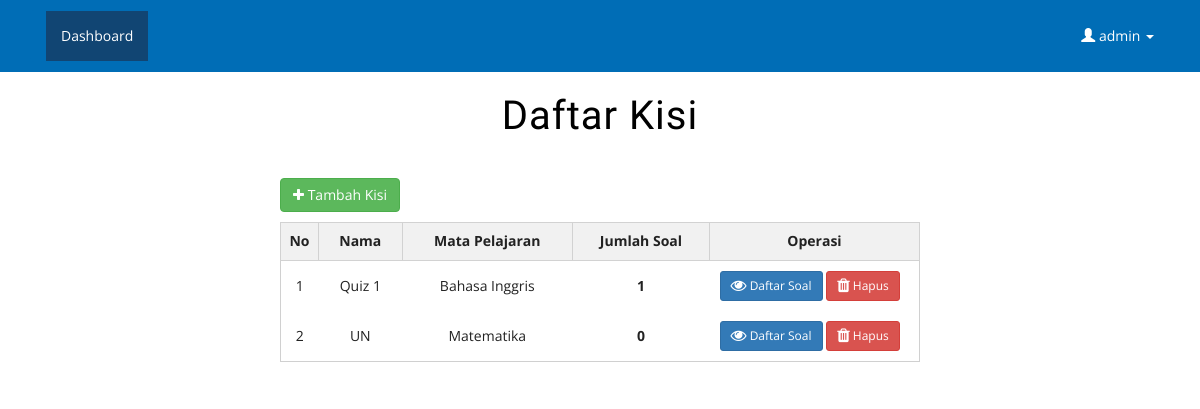
/daftarkisi.php (signed in), run on an earlier commit of the app's database.
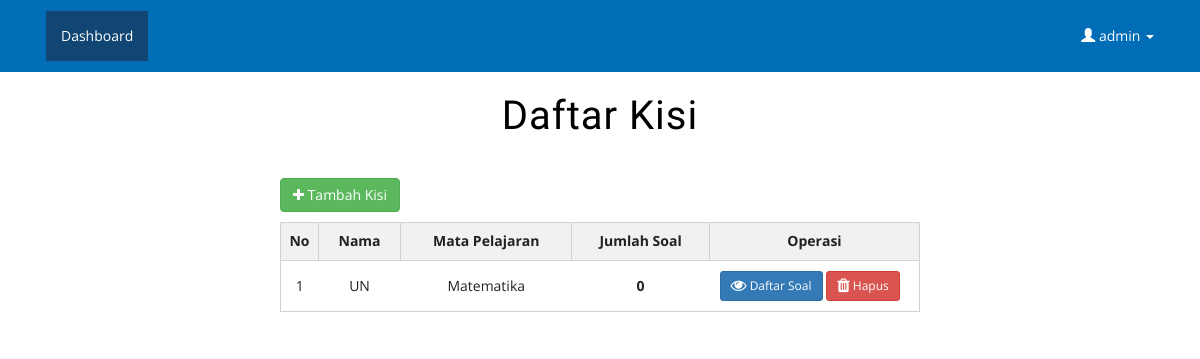
And on a later commit of the database.
### tables this page shows
CREATE TABLE IF NOT EXISTS `kisi` (
  `id_kisi` int(11) NOT NULL,
  `nama_kisi` varchar(300) NOT NULL,
  `id_mapel` int(11) NOT NULL,
  `total` int(11) NOT NULL
);

CREATE TABLE IF NOT EXISTS `mapel` (
  `id_mapel` int(11) NOT NULL,
  `nama` varchar(50) NOT NULL
);

### daftarkisi.php (the view, shortened to what this page needs)
<?php
	include 'common/header.php';
	$query_kisi = mysql_query("SELECT * FROM kisi");
	$no = 1;
?>
<head>
</head>
<body>
<div class="check-out">
	<div class="container">
		<div class="spec" style="margin-left: 250px; margin-right: 250px;">
			<h3>Daftar Kisi</h3>
			<table style="margin-bottom: 10px;">
				<tr>
					<td>
						<a class="btn btn-success" href="pilihmapel.php?tipe=kisi"><i class="fa fa-plus fa-md"></i> Tambah Kisi</a>
					</td>
				</tr>
			</table>
			<table class="table">
				<tr>
					<th class="t-head" width="10"><center>No</center></th>
					<th class="t-head"><center>Nama</center></th>
					<th class="t-head"><center>Mata Pelajaran</center></th>
					<th class="t-head"><center>Jumlah Soal</center></th>
					<th class="t-head" width="210"><center>Operasi</center></th>
		  		</tr>
		  		<?php if (mysql_num_rows($query_kisi)==0) { ?>
		  		<tr><td colspan="6" class="t-data">Tidak ada Mapel.</td></tr>
		  		<?php }else{
				  		while ($detail = mysql_fetch_array($query_kisi,MYSQL_ASSOC) ) {
				  			$id_mapel = $detail['id_mapel'];
				  			$query_mapel 	= mysql_query("SELECT * FROM mapel WHERE id_mapel='$id_mapel'");
				  			$data_mapel		= mysql_fetch_array($query_mapel);
							$mapel 			= $data_mapel['nama'];
				  			?>
				  		<tr class="cross">
				  			<td class="t-data"><center><?php echo $no; $no++ ?></center></td>
					 		<td class="t-data"><center><?php echo($detail['nama_kisi']) ?></center></td>
					 		<td class="t-data"><center><?php echo($mapel) ?></center></td>
					 		<td class="t-data"><center><b><?php echo($detail['total']) ?></b></center></td>
							<td class="t-data">
								<a class="btn btn-primary btn-sm" href="daftarsoal.php?mapel=<?php echo($detail['id_mapel']) ?>&id_kisi=<?php echo($detail['id_kisi']) ?>"><i class="fa fa-eye fa-lg"></i> Daftar Soal
								</a>
								<a class="btn btn-danger btn-sm" href="hapuskisi_process.php?id_kisi=<?php echo($detail['id_kisi']) ?>"><i class="fa fa-trash fa-lg"></i> Hapus
								</a>
							</td>
				  		</tr>
		  		<?php }} ?>
			</table>
		 </div>
	</div>
</div>

What changed in the data, as far as the page shows it:
removed kisi: nama_kisi "Quiz 1", id_mapel.nama "Bahasa Inggris", total "1"
